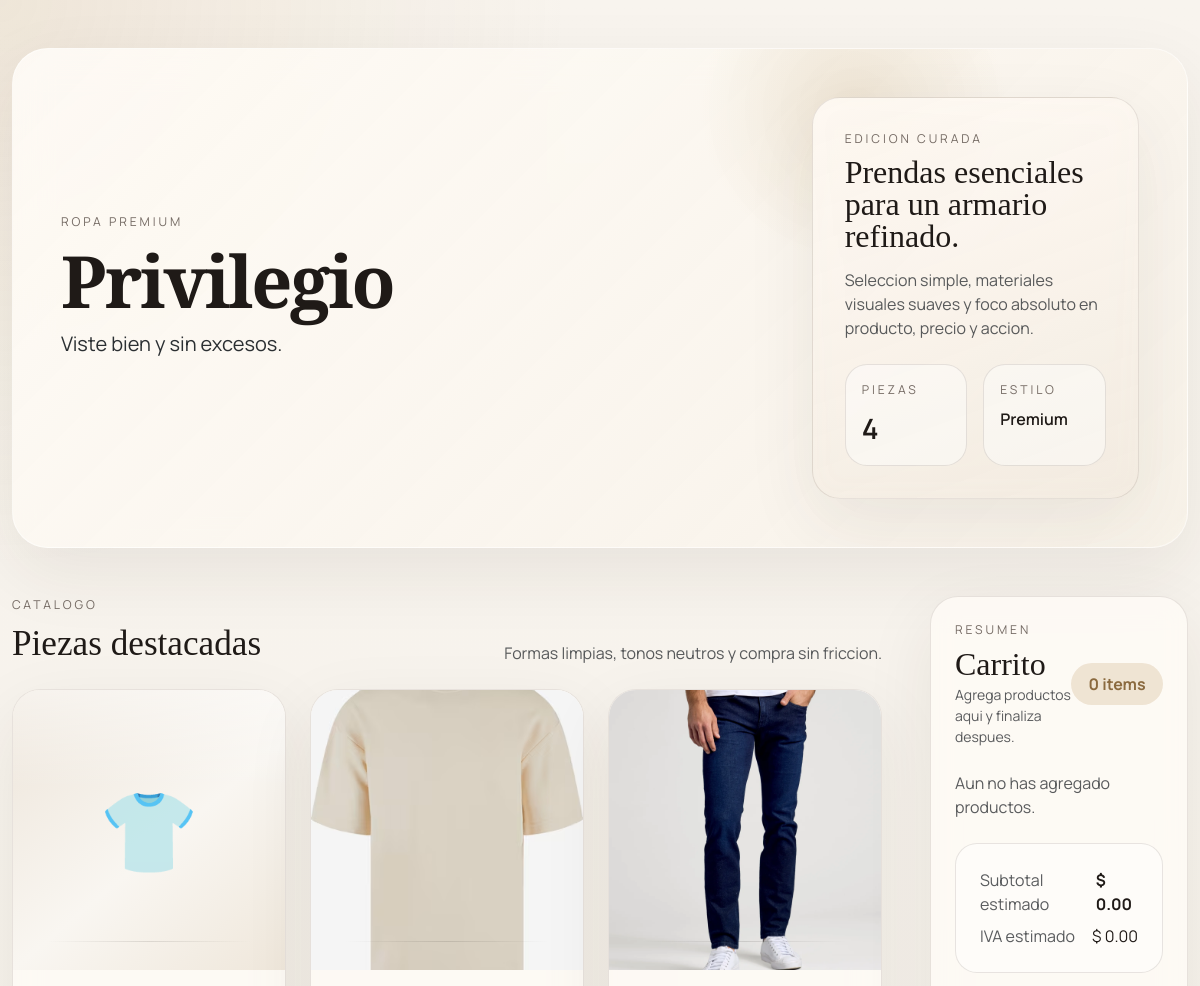
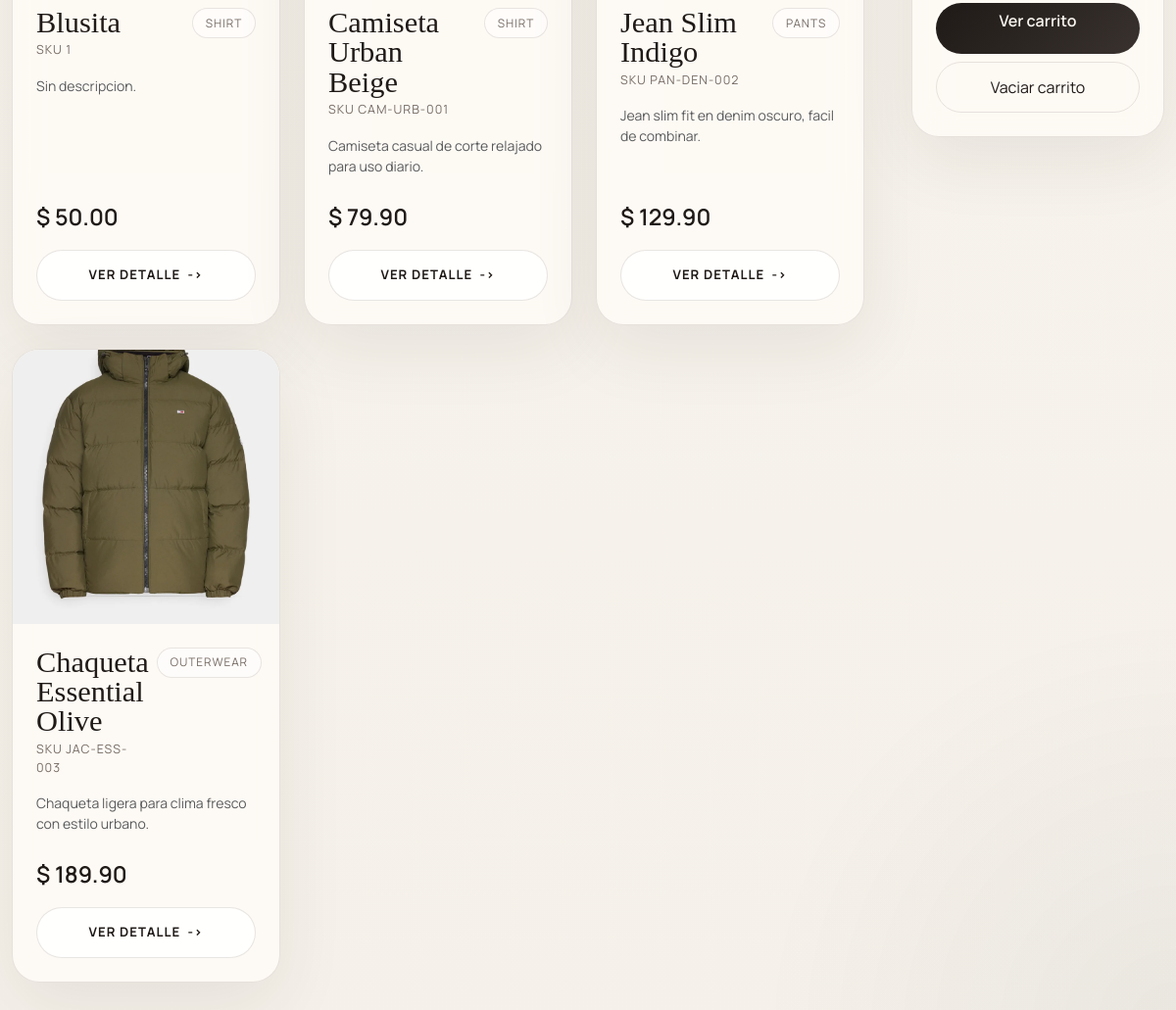
The app's page /, older data (2 pictures, top to bottom).
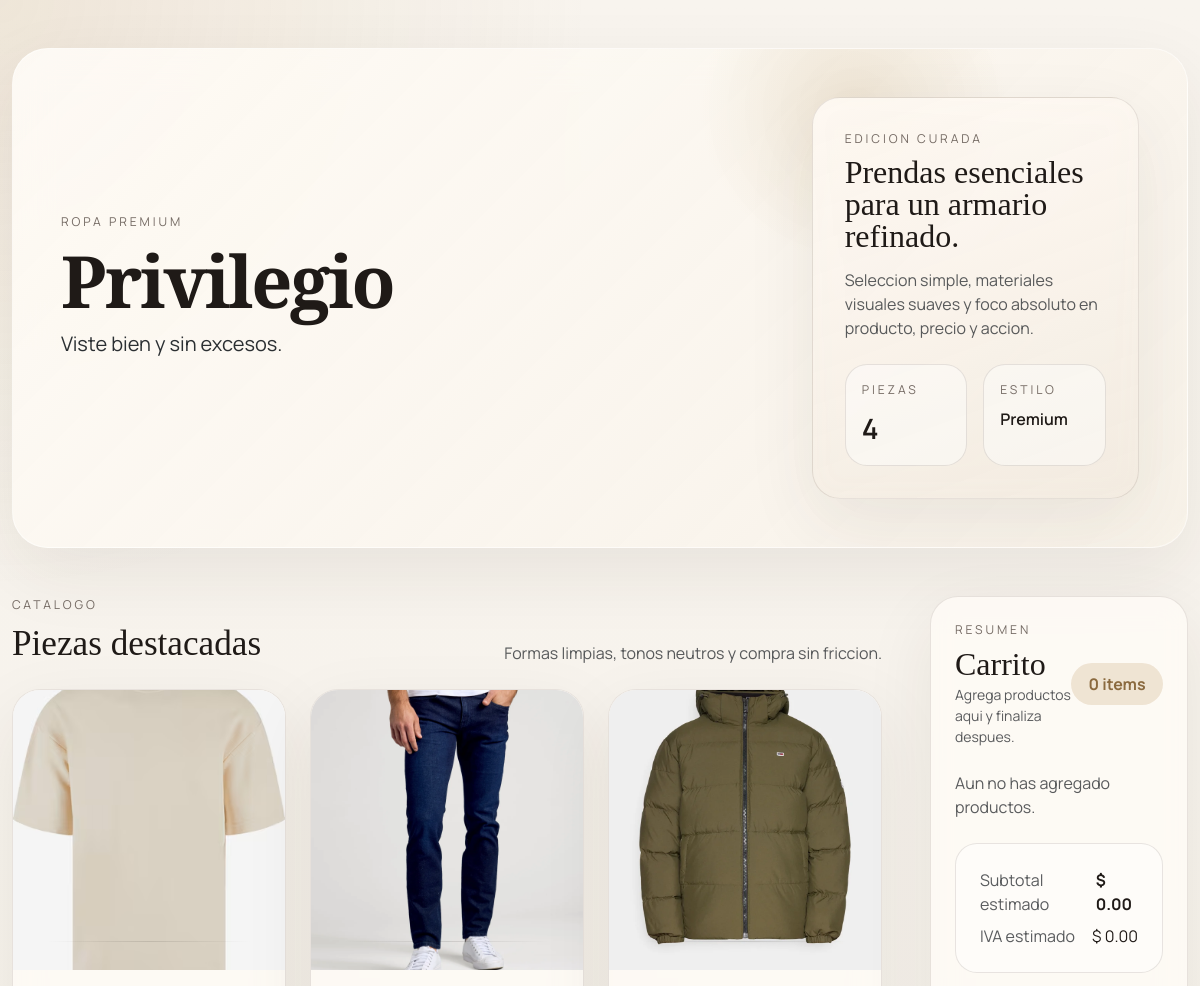
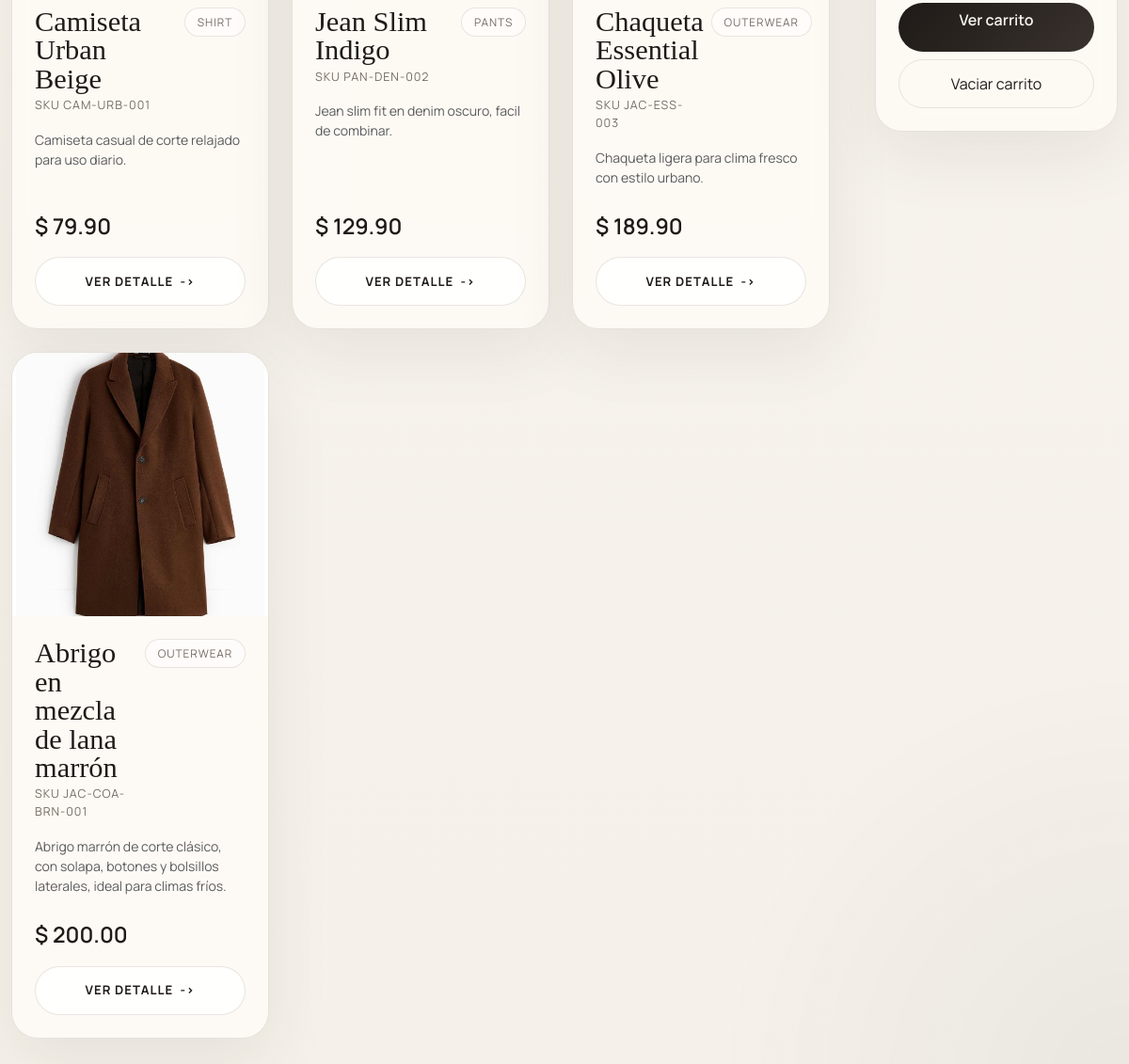
The same page, newer data (2 pictures, top to bottom).
### Privilegio_App/models.py (models this page shows, shortened)
class Product(models.Model):
    CATEGORY_CHOICES = (
        ("shirt", "Shirt"),
        ("pants", "Pants"),
        ("dress", "Dress"),
        ("outerwear", "Outerwear"),
        ("footwear", "Footwear"),
        ("accessory", "Accessory"),
    )
    name = models.CharField(max_length=120)
    sku = models.CharField(max_length=64, unique=True)
    category = models.CharField(max_length=20, choices=CATEGORY_CHOICES)
    description = models.TextField(blank=True)
    image = models.ImageField(upload_to="products/", blank=True, null=True)
    price = models.DecimalField(
        max_digits=10,
        decimal_places=2,
        validators=[MinValueValidator(Decimal("0.01"))],
    )
    is_active = models.BooleanField(default=True)

### Privilegio_App/views.py (the view)
# urls.py: path("", HomeView.as_view(), name="home"),
class HomeView(TemplateView):
    template_name = "Privilegio_App/home.html"
    def get_context_data(self, **kwargs: Any) -> dict[str, Any]:
        return CatalogContextService.build_catalog_context(super().get_context_data(**kwargs))

### Privilegio_App/services.py (called while the page is built)
    @staticmethod
    def get_catalog_products() -> list[Product]:
        CatalogBootstrapService.ensure_sample_products()
        return list(Product.objects.filter(is_active=True).order_by("id"))

    @classmethod
    def build_catalog_context(cls, context: dict[str, Any] | None = None) -> dict[str, Any]:
        resolved_context = dict(context or {})
        products = CatalogQueryService.get_catalog_products()
        resolved_context["products"] = products
        resolved_context["products_json"] = [
            {
                "id": product.pk,
                "name": cast(str, product.name),
                "price": str(cast(Decimal, product.price)),
                "category": cast(str, product.category),
            }
            for product in products
        ]
        return resolved_context

### Privilegio_App/templates/Privilegio_App/home.html (shortened to what this page needs)
<!DOCTYPE html>
<html lang="es">
<head>
  <link href="https://cdn.jsdelivr.net/npm/bootstrap@5.3.3/dist/css/bootstrap.min.css" rel="stylesheet">
</head>
<body>
  <div class="container page-shell py-4 py-lg-5">
    <section class="hero-shell p-4 p-lg-5 mb-4 mb-lg-5">
      <div class="row align-items-center g-4 g-lg-5">
        <div class="col-lg-8 hero-copy">
          <div class="eyebrow mb-3">Ropa Premium</div>
          <h1 class="display-serif mb-3">Privilegio</h1>
          <p class="fs-5 text-secondary-emphasis col-lg-9 mb-4">
            Viste bien y sin excesos.
          </p>
        </div>
        <div class="col-lg-4">
          <div class="hero-card">
            <div class="eyebrow mb-2">Edicion Curada</div>
            <h2 class="panel-title mb-3">Prendas esenciales para un armario refinado.</h2>
            <p class="text-muted mb-4">Seleccion simple, materiales visuales suaves y foco absoluto en producto, precio y accion.</p>
            <div class="row g-3">
              <div class="col-6">
                <div class="mini-stat p-3 h-100">
                  <div class="eyebrow mb-2">Piezas</div>
                  <div class="fs-3 fw-semibold">{{ products|length }}</div>
                </div>
              </div>
              <div class="col-6">
                <div class="mini-stat p-3 h-100">
                  <div class="eyebrow mb-2">Estilo</div>
                  <div class="fs-6 fw-semibold">Premium</div>
                </div>
              </div>
            </div>
          </div>
        </div>
      </div>
    </section>
    <div class="row g-4 g-xl-5">
      <div class="col-lg-8 col-xl-9">
        <div class="catalog-column">
        <div class="d-flex justify-content-between align-items-end mb-4" id="catalogo">
          <div>
            <div class="eyebrow mb-2">Catalogo</div>
            <h2 class="section-title">Piezas destacadas</h2>
          </div>
          <p class="text-muted mb-0 d-none d-md-block">Formas limpias, tonos neutros y compra sin friccion.</p>
        </div>
        <div class="row g-4">
          {% for product in products %}
            <div class="col-md-6 col-xl-4">
              <article class="product-card clickable-card" data-url="{% url 'product-detail' product.id %}">
                <div class="product-visual card-content">
                  {% if product.image %}
                    <img src="{{ product.image.url }}" alt="{{ product.name }}">
                  {% elif product.category == "shirt" %}
                    <span class="visual-glyph">👕</span>
                  {% elif product.category == "pants" %}
                    <span class="visual-glyph">👖</span>
                  {% else %}
                    <span class="visual-glyph">🧥</span>
                  {% endif %}
                </div>
                <div class="p-4 d-flex flex-column h-100 card-content">
                  <div class="d-flex justify-content-between align-items-start gap-2 mb-3">
                    <div>
                      <h3 class="product-name">{{ product.name }}</h3>
                      <p class="product-meta mb-0">SKU {{ product.sku }}</p>
                    </div>
                    <span class="category-chip">{{ product.get_category_display }}</span>
                  </div>
                  <p class="text-muted small mb-4">{{ product.description|default:"Sin descripcion." }}</p>
                  <div class="mt-auto">
                    <div class="price-tag mb-3">$ {{ product.price }}</div>
                    <a class="card-link-button" href="{% url 'product-detail' product.id %}">
                      Ver detalle
                    </a>
                  </div>
                </div>
              </article>
            </div>
          {% endfor %}
        </div>
        </div>
      </div>
      <div class="col-lg-4 col-xl-3">
        <aside class="cart-panel p-4 p-lg-4">
          <div class="d-flex justify-content-between align-items-center mb-4">
            <div>
              <div class="eyebrow mb-2">Resumen</div>
              <h2 class="panel-title mb-1">Carrito</h2>
              <p class="text-muted small mb-0">Agrega productos aqui y finaliza despues.</p>
            </div>
            <span id="cart-count" class="cart-badge">0 items</span>
          </div>
          <div id="cart-items" class="cart-list mb-4">
          </div>
          <div class="mini-stat p-4 mb-3">
            <div class="d-flex justify-content-between mb-2">
              <span class="text-muted">Subtotal estimado</span>
              <strong id="cart-subtotal">$ 0.00</strong>
            </div>
            <div class="d-flex justify-content-between">
              <span class="text-muted">IVA estimado</span>
              <span id="cart-tax">$ 0.00</span>
            </div>
          </div>
          <div class="d-grid gap-2">
            <a href="{% url 'cart' %}" class="btn premium-btn">Ver carrito</a>
            <button id="clear-cart-button" class="btn premium-btn-outline" type="button">Vaciar carrito</button>
          </div>
        </aside>
      </div>
    </div>
  </div>
</body>
</html>

### Privilegio_App/templates/Privilegio_App/home.html (style rules this page uses)
:root { --bg: #f5f1ea; --surface: rgba(255, 252, 247, 0.78); --surface-solid: #fffdf9; --ink: #1f1a17; --muted: #756b64; --line: rgba(65, 54, 46, 0.12); --accent: #b7925d; --accent-deep: #8b6a3f; --shadow: 0 24px 70px rgba(52, 41, 30, 0.08); --radius-xl: 28px; --radius-lg: 22px; }
* { box-sizing: border-box; }
body { font-family: "Manrope", sans-serif; color: var(--ink); background: radial-gradient(circle at top left, rgba(183, 146, 93, 0.15), transparent 24%), radial-gradient(circle at bottom right, rgba(31, 26, 23, 0.05), transparent 18%), linear-gradient(180deg, #f8f4ee 0%, var(--bg) 100%); min-height: 100vh; }
.page-shell { max-width: 1520px; }
.eyebrow { letter-spacing: 0.24em; text-transform: uppercase; color: var(--muted); font-size: 0.76rem; }
.display-serif, .section-title, .product-name, .panel-title { font-family: "Cormorant Garamond", serif; }
.display-serif { font-size: clamp(3rem, 6vw, 5.25rem); line-height: 0.92; font-weight: 600; letter-spacing: -0.03em; }
.hero-shell { position: relative; border: 1px solid rgba(255, 255, 255, 0.5); border-radius: 36px; background: linear-gradient(135deg, rgba(255, 252, 247, 0.88), rgba(247, 241, 231, 0.78)); backdrop-filter: blur(18px); box-shadow: var(--shadow); overflow: hidden; }
.hero-shell::before { content: ""; position: absolute; inset: -20% auto auto 58%; width: 320px; height: 320px; background: radial-gradient(circle, rgba(183, 146, 93, 0.2), transparent 68%); pointer-events: none; }
.hero-copy { position: relative; z-index: 1; }
.hero-card, .product-card, .cart-panel { border: 1px solid var(--line); border-radius: var(--radius-xl); background: var(--surface); backdrop-filter: blur(14px); box-shadow: var(--shadow); }
.hero-card { padding: 2rem; background: linear-gradient(160deg, rgba(255, 250, 244, 0.92), rgba(242, 234, 223, 0.86)); }
.section-title { font-size: 2.2rem; margin: 0; }
.product-card { display: flex; flex-direction: column; overflow: hidden; transition: transform 0.24s ease, box-shadow 0.24s ease, border-color 0.24s ease; height: 100%; position: relative; cursor: pointer; }
.product-visual { min-height: 280px; background: linear-gradient(180deg, rgba(255, 255, 255, 0.5), transparent 35%), linear-gradient(140deg, #ede5da, #f9f6f1 55%, #efe7db); display: grid; place-items: center; overflow: hidden; position: relative; }
.product-visual::after { content: ""; position: absolute; inset: auto 12% 10% 12%; height: 1px; background: linear-gradient(90deg, transparent, rgba(31, 26, 23, 0.12), transparent); }
.product-visual img { width: 100%; height: 280px; object-fit: cover; }
.product-name { font-size: 1.9rem; line-height: 1; margin-bottom: 0.25rem; }
.product-meta { color: var(--muted); font-size: 0.78rem; letter-spacing: 0.08em; text-transform: uppercase; }
.category-chip { border: 1px solid var(--line); border-radius: 999px; padding: 0.35rem 0.8rem; font-size: 0.74rem; color: var(--muted); background: rgba(255, 255, 255, 0.55); text-transform: uppercase; letter-spacing: 0.08em; }
.price-tag { font-size: 1.45rem; font-weight: 600; color: var(--ink); }
.premium-input, .premium-btn, .premium-btn-outline { border-radius: 999px; min-height: 52px; }
.premium-btn { border: 0; background: linear-gradient(135deg, var(--ink), #39322e); color: #f9f5ef; font-weight: 600; transition: transform 0.2s ease, opacity 0.2s ease; }
.premium-btn-outline { border: 1px solid var(--line); background: transparent; color: var(--ink); }
.cart-panel { position: sticky; top: 1.5rem; max-width: 360px; margin-left: auto; }
.catalog-column { max-width: 980px; }
.panel-title { font-size: 2rem; line-height: 1; }
.mini-stat { border: 1px solid var(--line); border-radius: var(--radius-lg); background: rgba(255, 255, 255, 0.45); }
.cart-badge { min-width: 92px; text-align: center; border-radius: 999px; background: #efe4d3; color: var(--accent-deep); padding: 0.55rem 0.85rem; font-weight: 700; }
.card-content { position: relative; z-index: 2; }
.product-card > .card-content:last-child { flex: 1 1 auto; }
.card-link-button { display: inline-flex; align-items: center; justify-content: center; width: 100%; min-height: 52px; border-radius: 999px; border: 1px solid var(--line); background: rgba(255, 255, 255, 0.72); color: var(--ink); font-size: 0.82rem; font-weight: 700; letter-spacing: 0.08em; text-decoration: none; text-transform: uppercase; transition: background 0.2s ease, transform 0.2s ease, border-color 0.2s ease; }
.card-link-button::after { content: "->"; margin-left: 0.45rem; }

Row changes from the older to the newer data that the page shows:
no longer on this page (row edited): Product: name "Blusita", sku "1", category "SHIRT", description "Sin descripcion.", price "50.00"
added Product: image (picture), name "Abrigo en mezcla de lana marrón", sku "JAC-COA-BRN-001", category "OUTERWEAR", description "Abrigo marrón de corte clásico, con solapa, botones y bolsillos laterales, ideal para climas fríos.", price "200.00"
